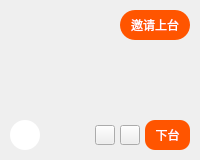
<?xml version="1.0" encoding="UTF-8"?>
<ui version="4.0">
 <class>MediaWidget</class>
 <widget class="QWidget" name="MediaWidget">
  <property name="geometry">
   <rect>
    <x>0</x>
    <y>0</y>
    <width>200</width>
    <height>160</height>
   </rect>
  </property>
  <property name="windowTitle">
   <string>Form</string>
  </property>
  <property name="styleSheet">
   <string notr="true"/>
  </property>
  <layout class="QVBoxLayout" name="verticalLayout">
   <property name="spacing">
    <number>5</number>
   </property>
   <property name="leftMargin">
    <number>10</number>
   </property>
   <property name="topMargin">
    <number>10</number>
   </property>
   <property name="rightMargin">
    <number>10</number>
   </property>
   <property name="bottomMargin">
    <number>10</number>
   </property>
   <item>
    <layout class="QHBoxLayout" name="horizontalLayout_2">
     <property name="spacing">
      <number>0</number>
     </property>
     <item>
      <spacer name="horizontalSpacer_2">
       <property name="orientation">
        <enum>Qt::Horizontal</enum>
       </property>
       <property name="sizeHint" stdset="0">
        <size>
         <width>0</width>
         <height>0</height>
        </size>
       </property>
      </spacer>
     </item>
     <item>
      <widget class="QPushButton" name="PButtonUp">
       <property name="minimumSize">
        <size>
         <width>70</width>
         <height>30</height>
        </size>
       </property>
       <property name="maximumSize">
        <size>
         <width>70</width>
         <height>30</height>
        </size>
       </property>
       <property name="styleSheet">
        <string notr="true">color: rgb(255, 255, 255);
background-color: rgb(255, 85, 0);
border-radius:15px;
</string>
       </property>
       <property name="text">
        <string>邀请上台</string>
       </property>
      </widget>
     </item>
    </layout>
   </item>
   <item>
    <spacer name="verticalSpacer">
     <property name="orientation">
      <enum>Qt::Vertical</enum>
     </property>
     <property name="sizeHint" stdset="0">
      <size>
       <width>0</width>
       <height>73</height>
      </size>
     </property>
    </spacer>
   </item>
   <item>
    <layout class="QHBoxLayout" name="horizontalLayout">
     <property name="spacing">
      <number>5</number>
     </property>
     <item>
      <widget class="QLabel" name="LabelHead">
       <property name="minimumSize">
        <size>
         <width>30</width>
         <height>30</height>
        </size>
       </property>
       <property name="maximumSize">
        <size>
         <width>30</width>
         <height>30</height>
        </size>
       </property>
       <property name="styleSheet">
        <string notr="true">background-color:rgb(255, 255, 255);
border-radius:15px;
</string>
       </property>
       <property name="text">
        <string/>
       </property>
      </widget>
     </item>
     <item>
      <widget class="QLabel" name="LabelName">
       <property name="minimumSize">
        <size>
         <width>0</width>
         <height>30</height>
        </size>
       </property>
       <property name="maximumSize">
        <size>
         <width>16777215</width>
         <height>30</height>
        </size>
       </property>
       <property name="styleSheet">
        <string notr="true">QLabel
{
color: rgb(255, 255, 255);
}</string>
       </property>
       <property name="text">
        <string/>
       </property>
      </widget>
     </item>
     <item>
      <spacer name="horizontalSpacer">
       <property name="orientation">
        <enum>Qt::Horizontal</enum>
       </property>
       <property name="sizeHint" stdset="0">
        <size>
         <width>0</width>
         <height>0</height>
        </size>
       </property>
      </spacer>
     </item>
     <item>
      <widget class="QPushButton" name="PButtonVideo">
       <property name="minimumSize">
        <size>
         <width>20</width>
         <height>20</height>
        </size>
       </property>
       <property name="maximumSize">
        <size>
         <width>20</width>
         <height>20</height>
        </size>
       </property>
       <property name="styleSheet">
        <string notr="true">QPushButton
{
border-image: url(:/res/media/VideoClose.png);
}
QPushButton:checked
{
border-image: url(:/res/media/VideoOpen.png);
}
</string>
       </property>
       <property name="text">
        <string/>
       </property>
       <property name="checkable">
        <bool>false</bool>
       </property>
       <property name="checked">
        <bool>false</bool>
       </property>
      </widget>
     </item>
     <item>
      <widget class="QPushButton" name="PButtonAudio">
       <property name="minimumSize">
        <size>
         <width>20</width>
         <height>20</height>
        </size>
       </property>
       <property name="maximumSize">
        <size>
         <width>20</width>
         <height>20</height>
        </size>
       </property>
       <property name="styleSheet">
        <string notr="true">QPushButton
{
border-image: url(:/res/media/AudioClose.png);
}
QPushButton:checked
{
border-image: url(:/res/media/AudioOpen.png);
}
</string>
       </property>
       <property name="text">
        <string/>
       </property>
       <property name="checkable">
        <bool>false</bool>
       </property>
      </widget>
     </item>
     <item>
      <widget class="QPushButton" name="PButtonDown">
       <property name="minimumSize">
        <size>
         <width>45</width>
         <height>30</height>
        </size>
       </property>
       <property name="maximumSize">
        <size>
         <width>45</width>
         <height>30</height>
        </size>
       </property>
       <property name="styleSheet">
        <string notr="true">color: rgb(255, 255, 255);
background-color: rgb(255, 85, 0);
border-radius:10px;
</string>
       </property>
       <property name="text">
        <string>下台</string>
       </property>
      </widget>
     </item>
    </layout>
   </item>
  </layout>
 </widget>
 <resources/>
 <connections/>
</ui>
